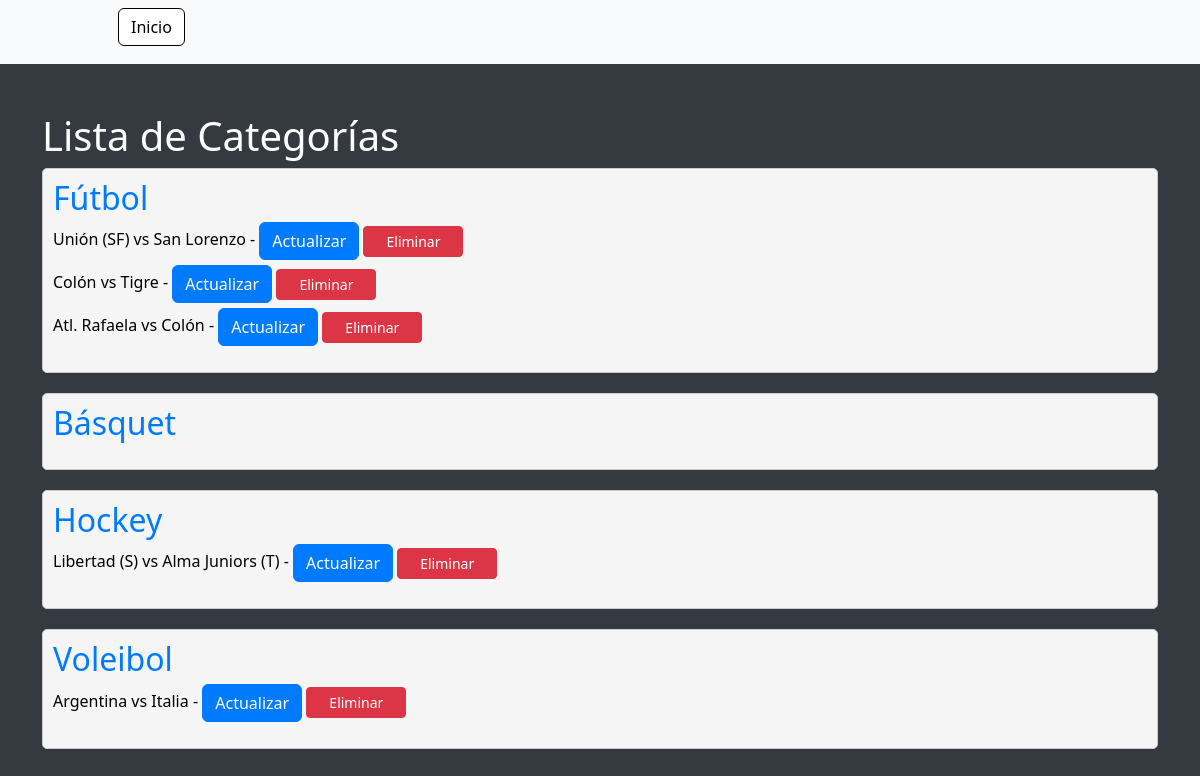
/evento/lista_categorias/, run on an earlier commit of the app's database.
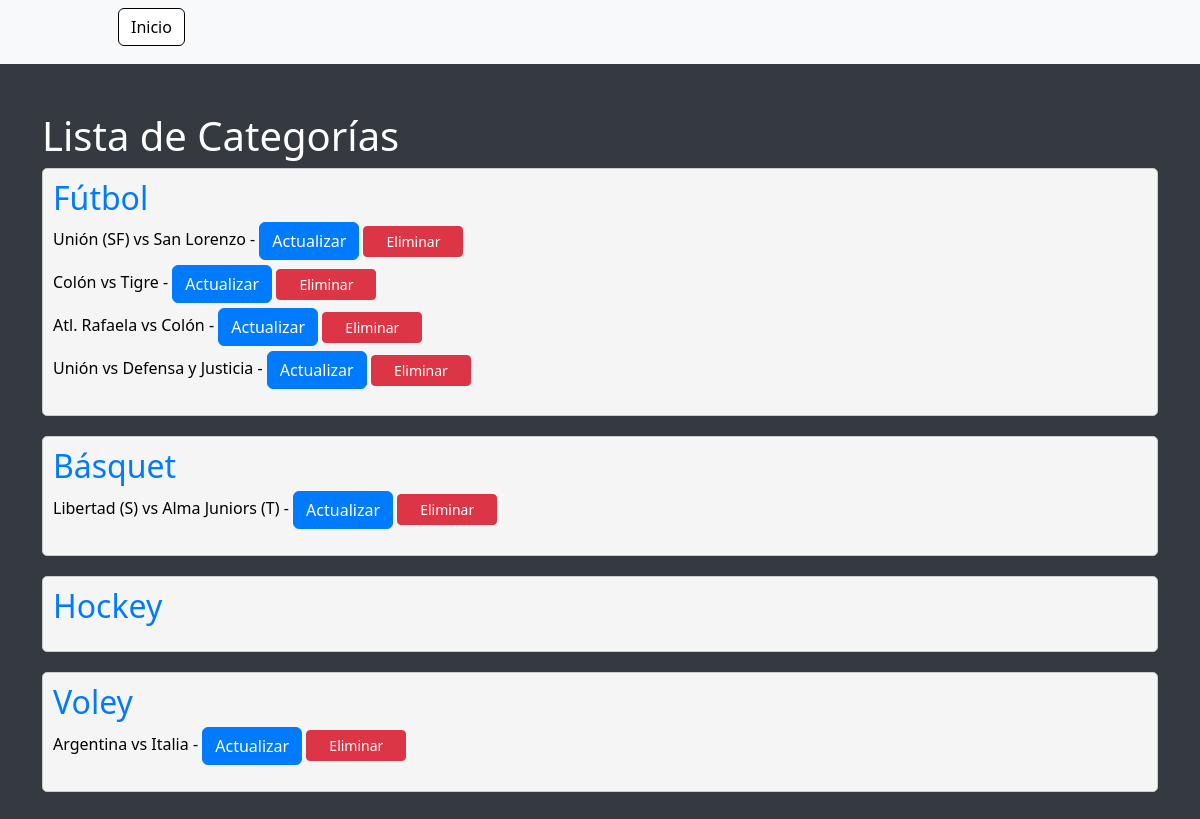
And on a later commit of the database.
### apps/evento/models.py (models this page shows, shortened)
class EventoCategoria(models.Model):
    nombre = models.CharField(max_length=100)

class Evento(models.Model):
    titulo = models.CharField(max_length=100)
    descripcion = models.TextField()
    fecha = models.DateField()
    categoria = models.ForeignKey(EventoCategoria, on_delete=models.CASCADE)
    imagen = models.ImageField(upload_to='evento/', blank=True, null=True)

### apps/evento/views.py (the view)
# urls.py: path('lista_categorias/', views.lista_categorias, name='lista_categorias'),
def lista_categorias(request):
    categorias = EventoCategoria.objects.all()
    eventos_por_categoria = {}
    for categoria in categorias:
        eventos_por_categoria[categoria] = Evento.objects.filter(categoria=categoria)
    context = {
        'eventos_por_categoria': eventos_por_categoria
    }
    return render(request, 'evento/lista_categorias.html', context)

### apps/evento/templates/evento/lista_categorias.html (shortened to what this page needs)
<!DOCTYPE html>
<html lang="es">
<head>
    <link href="https://cdn.jsdelivr.net/npm/bootstrap@5.3.0/dist/css/bootstrap.min.css" rel="stylesheet">
</head>
<body>
    <nav class="navbar navbar-expand-lg navbar-light bg-light">
        <div class="container px-4 px-lg-5">
            <div class="collapse navbar-collapse" id="navbarSupportedContent">
                <ul class="navbar-nav me-auto mb-2 mb-lg-0 ms-lg-4">
                    <form class="d-flex" action="{% url 'Home:home' %}" method="post">
                        <button class="btn btn-inicio" type="submit">
                            Inicio
                        </button>
                    </form>
                </ul>
            </div>
        </div>
    </nav>
    <div class="container py-5">
        <h1>Lista de Categorías</h1>
        {% for categoria, eventos in eventos_por_categoria.items %}
            <div class="categoria-container">
                <h2>{{ categoria.nombre }}</h2>
                <ul>
                    {% for evento in eventos %}
                        <li>{{ evento.titulo }} - <a class="btn btn-actualizar" href="{% url 'evento:actualizar_evento' evento.id %}">Actualizar</a>
                            <form class="d-inline" action="{% url 'evento:eliminar_evento' evento.id %}" method="post" onsubmit="return confirm('¿Estás seguro que deseas eliminar este evento?');">
                                <button class="btn btn-eliminar btn-sm" type="submit">Eliminar</button>
                            </form>
                        </li>
                    {% endfor %}
                </ul>
            </div>
        {% endfor %}
    </div>
</body>
</html>

What changed in the data, as far as the page shows it:
added Evento: titulo "Unión vs Defensa y Justicia", shown under EventoCategoria "Fútbol"
changed EventoCategoria "Básquet": gains Evento (titulo "Libertad (S) vs Alma Juniors (T)")
changed EventoCategoria "Hockey": loses Evento (titulo "Libertad (S) vs Alma Juniors (T)")
changed EventoCategoria: nombre "Voleibol" → "Voley"
